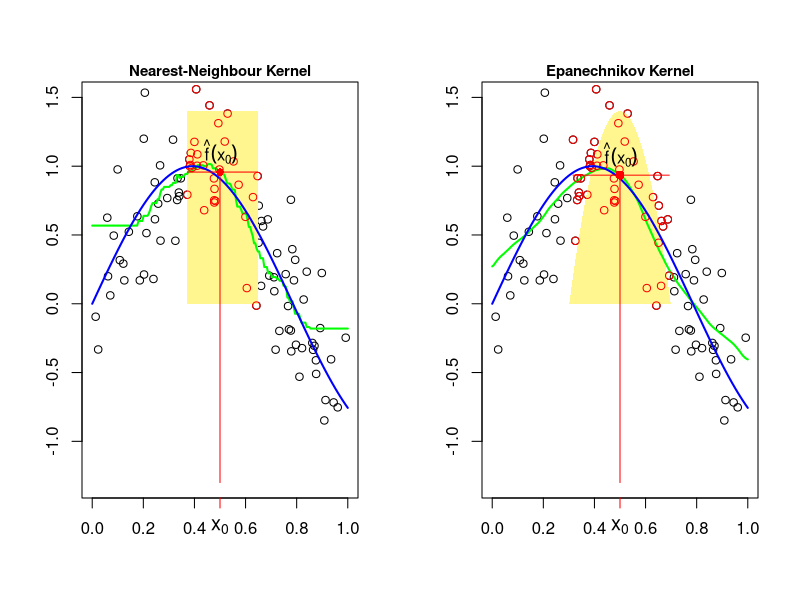

Here is the R script that generated this plot:
# script to recreate figure 6.1 applying both k-nn and Nadaraya–Watson kernel-weighted
# average to some synthetically generated data 
set.seed(1)

X <- runif(100)
e <- rnorm(100, sd =1/3)
f <- function(x){sin(4*x)}
Y <- f(X) + e

# K-NN
# get indexes of k nearest neighbours to x0
k_nn_idx <- function(X, x0, k) {
  k_nn_bool <- rep(F, length(X))
  temp_X <- X
  while(sum(k_nn_bool) < k){
    min_idx <- which.min(abs(temp_X-x0))
    k_nn_bool[which(X == temp_X[min_idx])] <- TRUE
    temp_X <- temp_X[-min_idx]  
  }
  return(k_nn_bool)
}
# we will superimpose a particular x0 value
x0 <- 0.5
c <- k_nn_idx(X, x0, 30)

# apply k-nn to range of x vals
x_vals <- seq(from=0, to=1, length.out = 200)
y_vals <- c()
for(x in x_vals){
  idxs <- k_nn_idx(X, x, 30)
  y_vals <- append(y_vals, mean(Y[idxs]))
}

# plot results 
par(mfrow=c(1,2))
plot(X,Y, xlim = c(0,1), ylim = c(-1.3,1.5), ylab='', xlab = '')
title('Nearest-Neighbour Kernel', line = 0.3, cex.main=0.9)
axis(side=1, at=0.5, labels = expression('x'[0]), col = 'red', cex.axis=1.2)
kernel_max <- 1.4
kernel_min <- 0
rect(min(X[c]), kernel_min, max(X[c]), kernel_max, col = "khaki1", border = NA)
lines(x_vals , y_vals, col = 'green', lwd=2)
points(X[c], Y[c], col = 'red')
points(x0, mean(Y[c]), col = 'red', pch =16)
curve(f, add = T, lwd=2, col = 'blue')
segments(x0 = x0, y0 = -1.3, x1 = x0, y1=mean(Y[c]), col = 'red')
segments(x0 = min(X[c]), y0 = mean(Y[c]), x1 = max(X[c]), y1=mean(Y[c]), col = 'red')
text(x = x0, y = mean(Y[c]) + 0.15, labels = expression(hat(f)(x[0])), font = 2)


# Epanechnikov Kernel
# define the quadratic kernel function
K <- function(x, x0, lambda){
  t <- abs(x - x0)/lambda
  if(abs(t) <= 1){
    return(0.75*(1 - t**2))
  }
  else{
    return(0)
  }
}

# Nadaraya–Watson kernel-weighted average
nw_average <- function(x0, lambda, X, Y){
  numerator <- c()
  for (i in 1:length(X)) {
    numerator <- append(numerator, K(X[i], x0, lambda)*Y[i])
  }
  denom <- c()
  for (i in 1:length(X)) {
    denom <- append(denom, K(X[i], x0, lambda))
  }
  return(sum(numerator)/sum(denom))
}

# visualise the kernel at x0 and superimpose on plot
x0 <- 0.5
weights <- c()
x_vals <- seq(from=0, to=1, length.out = 200)
for (x in x_vals){
  weight <- K(x, x0, lambda=0.2)
  weights <- append(weights, weight)
}
kernel_X <- x_vals[weights > 0]
kernel_Y <- weights[weights > 0]
scaled_kernel_Y <- ((kernel_Y-min(kernel_Y))/(max(kernel_Y)-min(kernel_Y))) * kernel_max

# find the points influenced by this kernel
x0_ys <- c()
for (x in X){
  x0_y <- K(x, x0, lambda=0.2)
  x0_ys <- append(x0_ys, x0_y)
}

# apply this kernel approach to range of x vals
x_vals <- seq(from=0, to=1, length.out = 200)
y_vals <- c()
for(x in x_vals){
  y_vals <- append(y_vals, nw_average(x0=x, lambda = 0.2, X, Y))
}

# plot results 
plot(X, Y, xlim = c(0,1), ylim = c(-1.3,1.5), ylab='', xlab = '')
title('Epanechnikov Kernel', line = 0.3, cex.main=0.9)
axis(side=1, at=0.5, labels = expression('x'[0]), col = 'red', cex.axis=1.2)
polygon(x=c(kernel_X), c(scaled_kernel_Y), col = 'khaki1', border = F)
lines(x_vals , y_vals, col = 'green', lwd = 2)
points(X[x0_ys >0], Y[x0_ys >0], col = 'red')
y0 <- nw_average(x0, lambda = 0.2, X, Y)
curve(f, add = T, lwd=2, col = 'blue')
points(x0, y0, col = 'red', pch =16, cex = 1.2)
segments(x0 = x0, y0 = -1.3, x1 = x0, y1=y0, col = 'red')
segments(x0 = min(X[x0_ys >0]), y0 = y0,
         x1 = max(X[x0_ys >0]), y1 = y0, col = 'red')
text(x = x0, y = y0 + 0.15, labels = expression(hat(f)(x[0])), font = 2)

